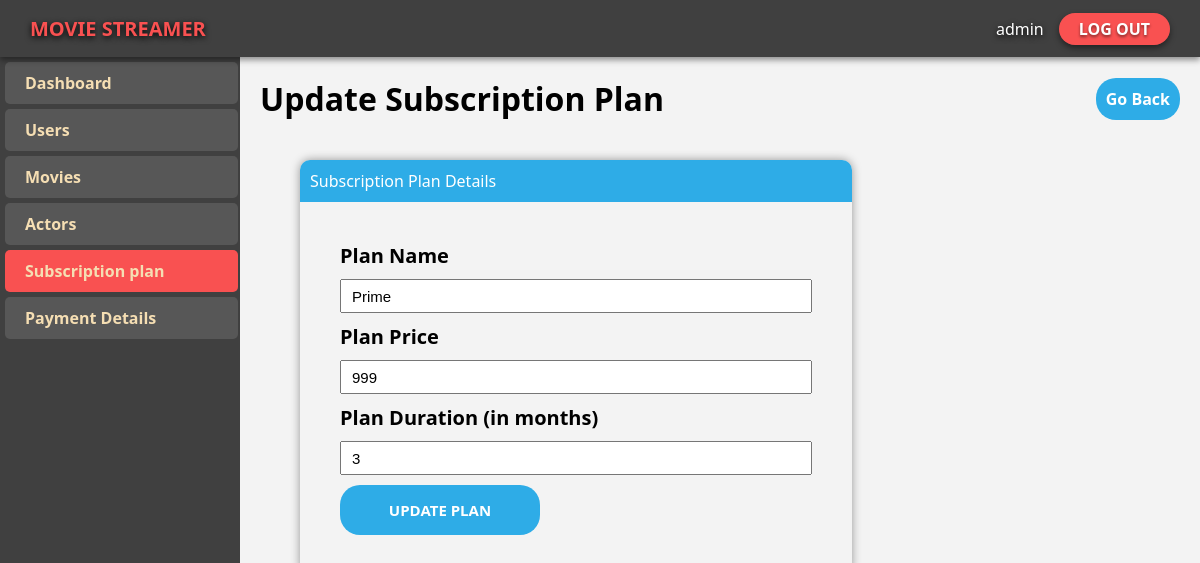
The app's page /Admin/updateSubplan.php?updt=2 (signed in) with its own data.
### tables this page shows
CREATE TABLE `subscription_dtl` (
  `id` int(11) NOT NULL,
  `Name` text NOT NULL,
  `price` int(11) NOT NULL,
  `Duration` int(11) NOT NULL
);

### Admin/updateSubplan.php (the view, shortened to what this page needs)
<?php
include 'db.php';
if(isset($_GET['updt'])){
    $q = "select * from `subscription_dtl` where id = $_GET[updt]";
    $res = mysqli_query($con,$q);
    if($res){
        $subdtl = mysqli_fetch_assoc($res);
    }
}
else{
    header("location: Subscribeplan.php");
}
?>
<!DOCTYPE html>
<html lang="en">
<head>
    <link rel="stylesheet" href="../CSS/comman.css">
    <link rel="stylesheet" href="../CSS/adminhome.css">
</head>
<body>
    <nav>
        <label class="Logo">MOVIE STREAMER</label>
        <ul class="drawer">
        <li>
                <a class="adminbtn" href="#">
                <?php
                if(isset($_SESSION['username']))
                {
                    if(is_array($_SESSION['username'])){
                        echo implode($_SESSION['username']);
                    }
                    else{
                        echo $_SESSION['username'];
                    }
                }
                ?>
                </a>
            </li>
            <li><a class="loginbtn" href="logout.php?id=2">LOG OUT</a></li>
        </ul>
    </nav>
    <div class="mainbody">
        <div class="sidebar">
            <a class="sideitem" href="AdminHome.php">Dashboard</a>
            <a class="sideitem" href="Users.php">Users</a>
            <a class="sideitem" href="Movies.php">Movies</a>
            <a class="sideitem" href="Actors.php">Actors</a>
            <a class="sideitem active" href="Subscribeplan.php">Subscription plan</a>
            <a class="sideitem" href="Paymentdtl.php">Payment Details</a>
        </div>
        <div class="mainview">
            <div class="header">
                <h1>Update Subscription Plan</h1>
                <a class="addbtn" href="Subscribeplan.php">Go Back</a>
            </div>
            <div class="mainform">
                <div class="litopbar">
                    <label>Subscription Plan Details</label>
                </div>
                <form class="actordtl" action="updateSubplan.php" method="POST">
                <label class="lblfrm">Plan Name</label>
                    <input class="txtboxfrm" type="text" name="Sname" value="<?php if(isset($_GET['updt'])){ echo $subdtl['Name'];}?>" placeholder="Enter the name of Plan" required autofocus>
                    <label class="lblfrm">Plan Price</label>
                    <input class="txtboxfrm" type="text" name="Sprice" value="<?php if(isset($_GET['updt'])){ echo $subdtl['price'];}?>" placeholder="Enter the Price of Plan" required>
                    <label class="lblfrm">Plan Duration (in months)</label>
                    <input class="txtboxfrm" type="text" name="Sdura" value="<?php if(isset($_GET['updt'])){ echo $subdtl['Duration'];}?>" placeholder="Enter the Duration of Plan" required>
                    <input class="addactbtn" type="submit" name="upsubplan" value="UPDATE PLAN">
                </form>
            </div>
        </div>
    </div>
</body>
</html>

### CSS/comman.css (style rules this page uses)
:root { --navbg: #404040; --fontfam: 'Segoe UI', Tahoma, Geneva, Verdana, sans-serif; --colorbtnprime: #F95151; --colorbtnsec: white; --colorbtnprimehover: #da4343; --logofontsz: 20px; --logocolor: #F95151; }
* { margin: 0; padding: 0; }
nav { display: flex; justify-content: space-between; align-items: center; padding: 15px; padding-left: 30px; padding-right: 30px; background-color: var(--navbg); position: sticky; z-index: 2; top: 0; box-shadow: 0px 3px 6px rgba(0, 0, 0, 0.418); }
.drawer { list-style: none; display: flex; gap: 5px; align-items: center; justify-content: space-between; }
.Logo { color: var(--logocolor); font-family: var(--fontfam); font-weight: bold; text-shadow: 0px 2px 6px black; font-size: var(--logofontsz); }
.loginbtn { text-decoration: none; color: white; background-color: var(--colorbtnprime); border-radius: 20px; padding: 5px; padding-left: 20px; padding-right: 20px; text-shadow: 0px 2px 3px rgba(0, 0, 0, 0.486); box-shadow: 0px 3px 6px rgba(0, 0, 0, 0.473); font-family: var(--fontfam); font-weight: bold; transition: all 0.2s ease-in-out; }
.adminbtn { text-decoration: none; color: var(--colorbtnsec); background-color: transparent; text-shadow: 0px 2px 6px black; border-radius: 10px; padding: 10px; font-family: var(--fontfam); transition: all 0.2s ease-in-out; }
.mainbody { background-color: #F3F3F3; height: 90vh; overflow-y: hidden; overflow-x: hidden; }

### CSS/adminhome.css (style rules this page uses)
:root { --navbg: #404040; --fontfam: 'Segoe UI', Tahoma, Geneva, Verdana, sans-serif; --colorbtnprime: #F95151; --colorbtnsec: white; --colorbtnprimehover: #da4343; }
.mainbody { display: flex; height: 90.8vh; position: fixed; width: 100%; top: 57px; font-family: var(--fontfam); }
.sidebar { background-color: var(--navbg); width: 20%; display: flex; flex-direction: column; align-content: stretch; padding: 5px; gap: 5px; z-index: 1; }
.sideitem { text-decoration: none; padding-top: 10px; padding-bottom: 10px; padding-left: 20px; background-color: #636363ab; color: wheat; width: 92.5%; border-radius: 5px; font-weight: bold; transition: all 0.3s ease; }
.active { background-color: var(--colorbtnprime); }
.mainview { overflow: auto; width: 80%; padding: 20px; }
.addbtn { text-decoration: none; color: white; background-color: #2eace7; font-weight: bold; padding: 10px; font-family: 'Segoe UI', Tahoma, Geneva, Verdana, sans-serif; border-radius: 20px; transition: all 0.3s ease-in-out; }
.header { display: flex; justify-content: space-between; align-items: center; }
.litopbar { background-color: #2eace7; padding: 10px; border-top-left-radius: inherit; border-top-right-radius: inherit; color: white; display: flex; justify-content: space-between; align-items: center; }
.mainform { margin: 40px; border-radius: 10px; width: 60%; box-shadow: 0px 0px 10px rgba(0, 0, 0, 0.384); }
.actordtl { display: flex; flex-direction: column; justify-content: space-around; align-items: stretch; padding: 40px; border-radius: inherit; gap: 10px; }
.lblfrm { font-family: 'Segoe UI', Tahoma, Geneva, Verdana, sans-serif; font-weight: bold; font-size: 20px; }
.txtboxfrm { height: 30px; padding-left: 10px; font-size: 15px; }
.addactbtn { background-color: #2eace7; color: white; border: none; padding: 15px; font-weight: bold; font-size: 15px; width: 200px; border-radius: 20px; font-family: 'Segoe UI', Tahoma, Geneva, Verdana, sans-serif; transition: all 0.3s ease; }

### records on screen
subscription_dtl: Sname "Prime", Sprice "999", Sdura "3"

### other values on screen
implode($_SESSION['username']) "admin"
